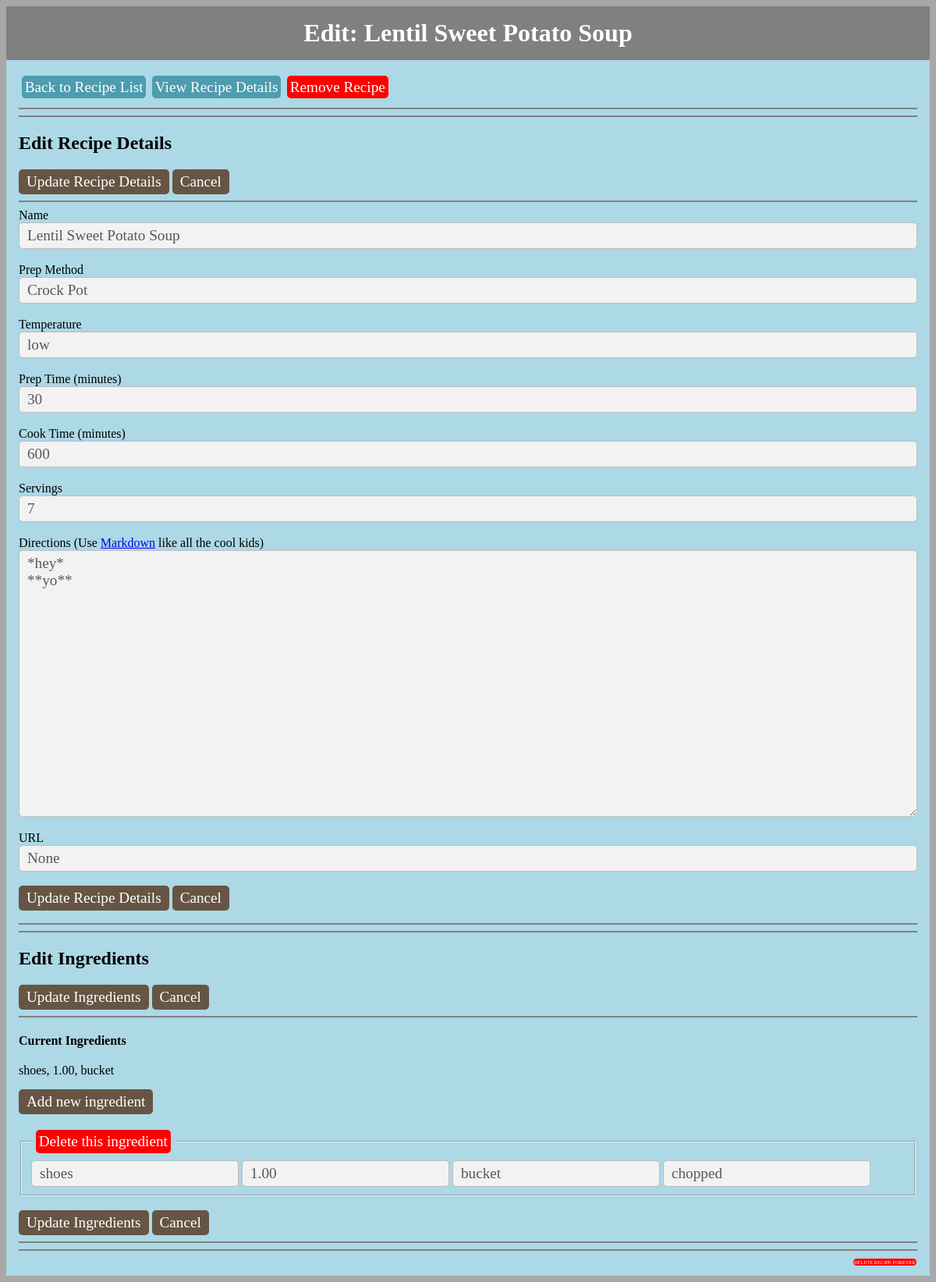
Before: /menu/4/editrecipe with the older database file.
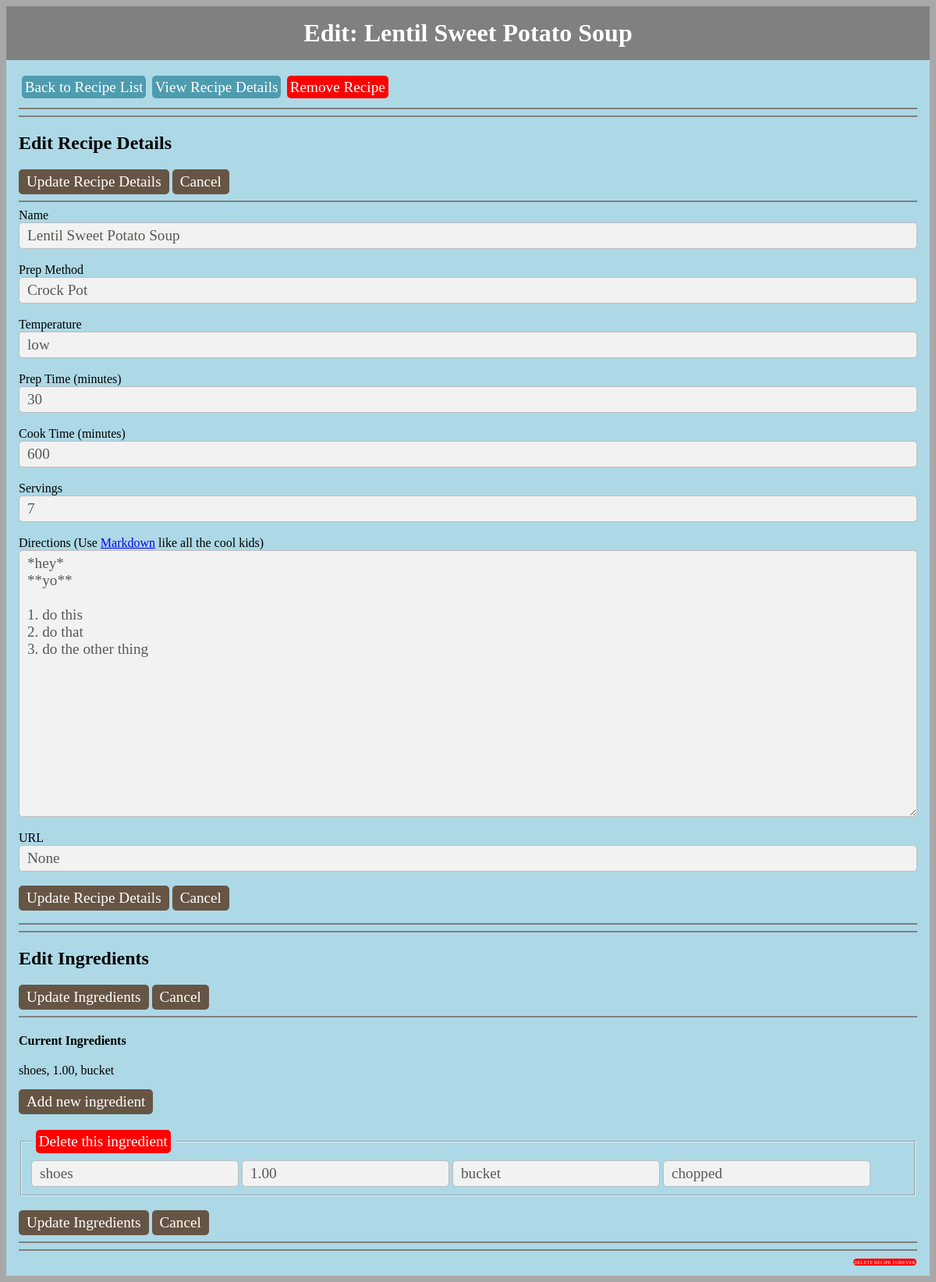
After: the same page with the newer database file.
### menu/models.py (models this page shows, shortened)
class Recipe(models.Model):
    id = models.AutoField(primary_key=True)
    name = models.CharField(max_length=80, unique=True)
    prepMethod = models.CharField(max_length=30, null=True, blank=True)
    temperature = models.CharField(max_length=10, null=True, blank=True)
    directions = models.TextField(null=True)
    source = models.CharField(max_length=1000, null=True, blank=True)
    servings = models.IntegerField(default=0)
    prepTime = models.IntegerField(default=0)
    cookTime = models.IntegerField(default=0)
    enabled = models.IntegerField(default=1)
    class Meta:
        ordering = ('name', )

### menu/views.py (the view)
# urls.py: url(r'^(?P<pk>[0-9]+)/editrecipe$', views.EditRecipe.as_view(), name='editrecipe'),
class EditRecipe(generic.DetailView):
    model = Recipe
    template_name = 'menu/editrecipe.html'
    def get_queryset(self):
        return Recipe.objects.all()

### menu/templates/menu/editrecipe.html (shortened to what this page needs)
{% load staticfiles %}
{% load menu_extras %}
{% include "menu/stylesheets.html" %}
<div id="title">
    Edit: {{ recipe.name }}
</div>
<div id="content">
    <div>
        <a class="button" id="nav" href="{% url 'menu:index' %}">Back to Recipe List</a>
        <a class="button" id="nav" href="{% url 'menu:recipedetails' recipe.id %}">View Recipe Details</a>
        <a class="button" id="delete" href="{% url 'menu:disablerecipe' recipe.id %}">Remove Recipe</a>
    </div><div style="clear:both"></div>
    <hr noshade><hr noshade>
    <h2>Edit Recipe Details</h2>
    <form action="{% url 'menu:updaterecipe' recipe.id %}" method="post">
    <input type=submit value="Update Recipe Details" id="submit"/>
    <a class="button" href="{% url 'menu:recipedetails' recipe.id %}">Cancel</a>
    <hr noshade>
        Name<br><input type=text name="name" value="{{ recipe.name }}" id="text"><br><br>
        Prep Method<br><input type=text name="method" value="{{ recipe.prepMethod }}" id="text"><br><br>
        Temperature<br><input type=text name="temp" value="{{ recipe.temperature }}" id="text"><br><br>
        Prep Time (minutes)<br><input type=text name="prep" value="{{ recipe.prepTime }}" id="text"><br><br>
        Cook Time (minutes)<br><input type=text name="cook" value="{{ recipe.cookTime }}" id="text"><br><br>
        Servings<br><input type=text name="serves" value="{{ recipe.servings }}" id="text"><br><br>
        Directions (Use <a target="blank" href="https://en.wikipedia.org/wiki/Markdown#Example">Markdown</a> like all the cool kids)<br><textarea name="directions" ROWS=15 COLS=35>{{ recipe.directions }}</textarea><br><br>
        URL<br><input type=text name="source" value="{{ recipe.source }}" id="text"><br><br>
        <input type=submit value="Update Recipe Details" id="submit"/>
        <a class="button" href="{% url 'menu:recipedetails' recipe.id %}">Cancel</a>
    </form>
    <hr noshade><hr noshade>
    <h2>Edit Ingredients</h2>
    <input type=submit value="Update Ingredients" id="submit">
    <a class="button" href="{% url 'menu:recipedetails' recipe.id %}">Cancel</a>
    <hr noshade>
    <form action="{% url 'menu:updateingredient' recipe.id %}" method="post">
        <h4>Current Ingredients</h4>
            {% for i in recipe.ingredient_set.all %}
                <ul>
                    <li id="nospace">{{ i.name }}, {{ i.amount }}, {{ i.unit }}</li>
                </ul>
            {% endfor %}
        <p><a class="button" href="{% url 'menu:addingredient' recipe.id %}" method="post">Add new ingredient</a></p>
        {% for i in recipe.ingredient_set.all %}
            <fieldset name = "{{i.id}},ingredients">
                <legend><a class="button" id="delete" href="{% url 'menu:deleteingredient' i.id %}" method="post">Delete this ingredient</a></legend>
                <input type=text placeholder="name" name="{{i.id}},name" value="{{ i.name }}">
                <input type=text placeholder="amount" name="{{i.id}},amount" value="{{ i.amount }}">
                <input type=text placeholder="units" name="{{i.id}},unit" value="{{ i.unit }}">
                <input type=text placeholder="comment" name="{{i.id}},comment" value="{{ i.comment }}">
            </fieldset>
        {% endfor %}
        <br>
        <input type=submit value="Update Ingredients" id="submit">
        <a class="button" href="{% url 'menu:recipedetails' recipe.id %}">Cancel</a>
        <hr noshade><hr noshade>
        <a class="button" id="deleteforever" href="{% url 'menu:deleterecipeforever' recipe.id %}">DELETE RECIPE FOREVER</a>
    </form>
</div>

Changed rows visible on the page:
changed Recipe "Lentil Sweet Potato Soup": directions "*hey* **yo**" → "*hey* **yo** 1. do this 2. do that 3. do the other thing"
